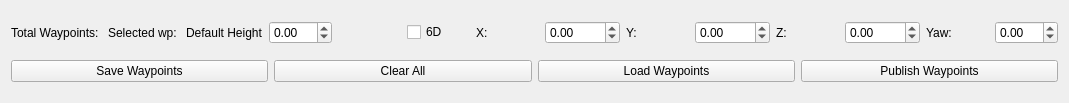
<?xml version="1.0" encoding="UTF-8"?>
<ui version="4.0">
 <class>WaypointNavigationWidget</class>
 <widget class="QWidget" name="WaypointNavigationWidget">
  <property name="geometry">
   <rect>
    <x>0</x>
    <y>0</y>
    <width>1069</width>
    <height>103</height>
   </rect>
  </property>
  <property name="windowTitle">
   <string>Quadrotor Steering</string>
  </property>
  <layout class="QGridLayout" name="gridLayout">
   <item row="6" column="2">
    <widget class="QPushButton" name="load_wp_button">
     <property name="text">
      <string>Load Waypoints</string>
     </property>
    </widget>
   </item>
   <item row="6" column="3">
    <widget class="QPushButton" name="publish_wp_button">
     <property name="text">
      <string>Publish Waypoints</string>
     </property>
    </widget>
   </item>
   <item row="6" column="0">
    <widget class="QPushButton" name="save_wp_button">
     <property name="text">
      <string>Save Waypoints</string>
     </property>
    </widget>
   </item>
   <item row="3" column="0" colspan="4">
    <layout class="QHBoxLayout" name="horizontalLayout">
     <item>
      <widget class="QLabel" name="waypoint_count_label">
       <property name="text">
        <string>Total Waypoints: </string>
       </property>
      </widget>
     </item>
     <item>
      <widget class="QLabel" name="sel_label">
       <property name="text">
        <string>Selected wp: </string>
       </property>
      </widget>
     </item>
     <item>
      <widget class="QLabel" name="wp_height_label">
       <property name="text">
        <string>Default Height</string>
       </property>
      </widget>
     </item>
     <item>
      <widget class="QDoubleSpinBox" name="wp_height_doubleSpinBox">
       <property name="minimum">
        <double>-5.000000000000000</double>
       </property>
       <property name="singleStep">
        <double>0.100000000000000</double>
       </property>
      </widget>
     </item>
     <item>
      <widget class="QLabel" name="sel_wp_label">
       <property name="text">
        <string/>
       </property>
      </widget>
     </item>
     <item>
      <widget class="QCheckBox" name="sixDcheckBox">
       <property name="text">
        <string>6D</string>
       </property>
      </widget>
     </item>
     <item>
      <widget class="QLabel" name="x_label">
       <property name="text">
        <string>X:</string>
       </property>
      </widget>
     </item>
     <item>
      <widget class="QDoubleSpinBox" name="x_doubleSpinBox">
       <property name="minimum">
        <double>-1000.000000000000000</double>
       </property>
       <property name="maximum">
        <double>1000.000000000000000</double>
       </property>
       <property name="singleStep">
        <double>0.500000000000000</double>
       </property>
      </widget>
     </item>
     <item>
      <widget class="QLabel" name="y_label">
       <property name="text">
        <string>Y:</string>
       </property>
      </widget>
     </item>
     <item>
      <widget class="QDoubleSpinBox" name="y_doubleSpinBox">
       <property name="minimum">
        <double>-1000.000000000000000</double>
       </property>
       <property name="maximum">
        <double>1000.000000000000000</double>
       </property>
       <property name="singleStep">
        <double>0.500000000000000</double>
       </property>
      </widget>
     </item>
     <item>
      <widget class="QLabel" name="z_label">
       <property name="text">
        <string>Z:</string>
       </property>
      </widget>
     </item>
     <item>
      <widget class="QDoubleSpinBox" name="z_doubleSpinBox">
       <property name="minimum">
        <double>-1000.000000000000000</double>
       </property>
       <property name="maximum">
        <double>1000.000000000000000</double>
       </property>
       <property name="singleStep">
        <double>0.500000000000000</double>
       </property>
      </widget>
     </item>
     <item>
      <widget class="QLabel" name="yaw_label">
       <property name="text">
        <string>Yaw:</string>
       </property>
      </widget>
     </item>
     <item>
      <widget class="QDoubleSpinBox" name="yaw_doubleSpinBox">
       <property name="minimum">
        <double>-3.150000000000000</double>
       </property>
       <property name="maximum">
        <double>3.150000000000000</double>
       </property>
       <property name="singleStep">
        <double>0.100000000000000</double>
       </property>
      </widget>
     </item>
    </layout>
   </item>
   <item row="6" column="1">
    <widget class="QPushButton" name="clear_all_button">
     <property name="text">
      <string>Clear All</string>
     </property>
    </widget>
   </item>
  </layout>
 </widget>
 <resources/>
 <connections/>
</ui>
